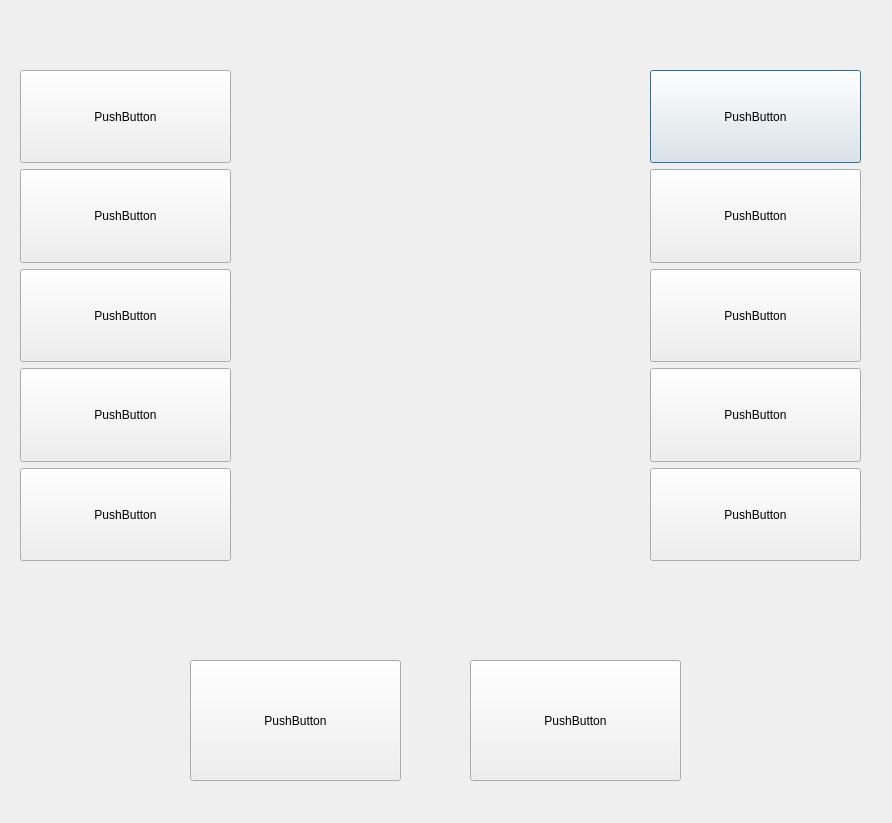
<?xml version="1.0" encoding="UTF-8"?>
<ui version="4.0">
 <class>Dialog</class>
 <widget class="QDialog" name="Dialog">
  <property name="geometry">
   <rect>
    <x>0</x>
    <y>0</y>
    <width>892</width>
    <height>823</height>
   </rect>
  </property>
  <property name="windowTitle">
   <string>Dialog</string>
  </property>
  <widget class="QWidget" name="layoutWidget">
   <property name="geometry">
    <rect>
     <x>650</x>
     <y>70</y>
     <width>211</width>
     <height>491</height>
    </rect>
   </property>
   <property name="cursor">
    <cursorShape>OpenHandCursor</cursorShape>
   </property>
   <layout class="QVBoxLayout" name="verticalLayout_2">
    <item>
     <widget class="QPushButton" name="pushButton_6">
      <property name="sizePolicy">
       <sizepolicy hsizetype="MinimumExpanding" vsizetype="MinimumExpanding">
        <horstretch>0</horstretch>
        <verstretch>0</verstretch>
       </sizepolicy>
      </property>
      <property name="cursor">
       <cursorShape>OpenHandCursor</cursorShape>
      </property>
      <property name="text">
       <string>PushButton</string>
      </property>
     </widget>
    </item>
    <item>
     <widget class="QPushButton" name="pushButton_7">
      <property name="sizePolicy">
       <sizepolicy hsizetype="MinimumExpanding" vsizetype="MinimumExpanding">
        <horstretch>0</horstretch>
        <verstretch>0</verstretch>
       </sizepolicy>
      </property>
      <property name="cursor">
       <cursorShape>OpenHandCursor</cursorShape>
      </property>
      <property name="text">
       <string>PushButton</string>
      </property>
     </widget>
    </item>
    <item>
     <widget class="QPushButton" name="pushButton_8">
      <property name="sizePolicy">
       <sizepolicy hsizetype="MinimumExpanding" vsizetype="MinimumExpanding">
        <horstretch>0</horstretch>
        <verstretch>0</verstretch>
       </sizepolicy>
      </property>
      <property name="cursor">
       <cursorShape>OpenHandCursor</cursorShape>
      </property>
      <property name="text">
       <string>PushButton</string>
      </property>
     </widget>
    </item>
    <item>
     <widget class="QPushButton" name="pushButton_9">
      <property name="sizePolicy">
       <sizepolicy hsizetype="MinimumExpanding" vsizetype="MinimumExpanding">
        <horstretch>0</horstretch>
        <verstretch>0</verstretch>
       </sizepolicy>
      </property>
      <property name="cursor">
       <cursorShape>OpenHandCursor</cursorShape>
      </property>
      <property name="text">
       <string>PushButton</string>
      </property>
     </widget>
    </item>
    <item>
     <widget class="QPushButton" name="pushButton_10">
      <property name="sizePolicy">
       <sizepolicy hsizetype="MinimumExpanding" vsizetype="MinimumExpanding">
        <horstretch>0</horstretch>
        <verstretch>0</verstretch>
       </sizepolicy>
      </property>
      <property name="cursor">
       <cursorShape>OpenHandCursor</cursorShape>
      </property>
      <property name="text">
       <string>PushButton</string>
      </property>
     </widget>
    </item>
   </layout>
  </widget>
  <widget class="QWidget" name="layoutWidget_2">
   <property name="geometry">
    <rect>
     <x>20</x>
     <y>70</y>
     <width>211</width>
     <height>491</height>
    </rect>
   </property>
   <property name="cursor">
    <cursorShape>OpenHandCursor</cursorShape>
   </property>
   <property name="mouseTracking">
    <bool>true</bool>
   </property>
   <layout class="QVBoxLayout" name="verticalLayout_3">
    <item>
     <widget class="QPushButton" name="pushButton_11">
      <property name="sizePolicy">
       <sizepolicy hsizetype="MinimumExpanding" vsizetype="MinimumExpanding">
        <horstretch>0</horstretch>
        <verstretch>0</verstretch>
       </sizepolicy>
      </property>
      <property name="cursor">
       <cursorShape>OpenHandCursor</cursorShape>
      </property>
      <property name="mouseTracking">
       <bool>true</bool>
      </property>
      <property name="text">
       <string>PushButton</string>
      </property>
      <property name="autoDefault">
       <bool>true</bool>
      </property>
      <property name="default">
       <bool>false</bool>
      </property>
      <property name="flat">
       <bool>false</bool>
      </property>
     </widget>
    </item>
    <item>
     <widget class="QPushButton" name="pushButton_12">
      <property name="sizePolicy">
       <sizepolicy hsizetype="MinimumExpanding" vsizetype="MinimumExpanding">
        <horstretch>0</horstretch>
        <verstretch>0</verstretch>
       </sizepolicy>
      </property>
      <property name="cursor">
       <cursorShape>OpenHandCursor</cursorShape>
      </property>
      <property name="mouseTracking">
       <bool>true</bool>
      </property>
      <property name="text">
       <string>PushButton</string>
      </property>
      <property name="autoDefault">
       <bool>true</bool>
      </property>
      <property name="default">
       <bool>false</bool>
      </property>
      <property name="flat">
       <bool>false</bool>
      </property>
     </widget>
    </item>
    <item>
     <widget class="QPushButton" name="pushButton_13">
      <property name="sizePolicy">
       <sizepolicy hsizetype="MinimumExpanding" vsizetype="MinimumExpanding">
        <horstretch>0</horstretch>
        <verstretch>0</verstretch>
       </sizepolicy>
      </property>
      <property name="cursor">
       <cursorShape>OpenHandCursor</cursorShape>
      </property>
      <property name="mouseTracking">
       <bool>true</bool>
      </property>
      <property name="text">
       <string>PushButton</string>
      </property>
      <property name="autoDefault">
       <bool>true</bool>
      </property>
      <property name="default">
       <bool>false</bool>
      </property>
      <property name="flat">
       <bool>false</bool>
      </property>
     </widget>
    </item>
    <item>
     <widget class="QPushButton" name="pushButton_14">
      <property name="sizePolicy">
       <sizepolicy hsizetype="MinimumExpanding" vsizetype="MinimumExpanding">
        <horstretch>0</horstretch>
        <verstretch>0</verstretch>
       </sizepolicy>
      </property>
      <property name="cursor">
       <cursorShape>OpenHandCursor</cursorShape>
      </property>
      <property name="mouseTracking">
       <bool>true</bool>
      </property>
      <property name="text">
       <string>PushButton</string>
      </property>
      <property name="autoDefault">
       <bool>true</bool>
      </property>
      <property name="default">
       <bool>false</bool>
      </property>
      <property name="flat">
       <bool>false</bool>
      </property>
     </widget>
    </item>
    <item>
     <widget class="QPushButton" name="pushButton_15">
      <property name="sizePolicy">
       <sizepolicy hsizetype="MinimumExpanding" vsizetype="MinimumExpanding">
        <horstretch>0</horstretch>
        <verstretch>0</verstretch>
       </sizepolicy>
      </property>
      <property name="cursor">
       <cursorShape>OpenHandCursor</cursorShape>
      </property>
      <property name="mouseTracking">
       <bool>true</bool>
      </property>
      <property name="text">
       <string>PushButton</string>
      </property>
      <property name="autoDefault">
       <bool>true</bool>
      </property>
      <property name="default">
       <bool>false</bool>
      </property>
      <property name="flat">
       <bool>false</bool>
      </property>
     </widget>
    </item>
   </layout>
  </widget>
  <widget class="QPushButton" name="pushButton">
   <property name="geometry">
    <rect>
     <x>190</x>
     <y>660</y>
     <width>211</width>
     <height>121</height>
    </rect>
   </property>
   <property name="cursor">
    <cursorShape>OpenHandCursor</cursorShape>
   </property>
   <property name="text">
    <string>PushButton</string>
   </property>
  </widget>
  <widget class="QPushButton" name="pushButton_2">
   <property name="geometry">
    <rect>
     <x>470</x>
     <y>660</y>
     <width>211</width>
     <height>121</height>
    </rect>
   </property>
   <property name="cursor">
    <cursorShape>OpenHandCursor</cursorShape>
   </property>
   <property name="text">
    <string>PushButton</string>
   </property>
  </widget>
 </widget>
 <resources/>
 <connections/>
</ui>
